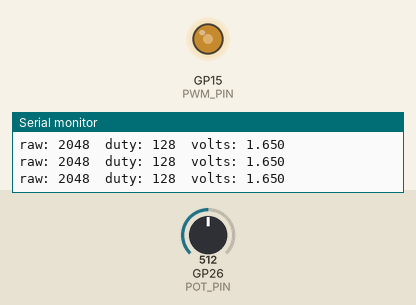
A program run on a simulated Raspberry Pi Pico. Shown: output pins drawn as LEDs (lit = HIGH), the last lines printed to the serial monitor. The inputs (shaded band) are chosen by the test bench; at power-on: GP26 (POT_PIN) = 512 (analog values on the 0–1023 scale).

Above: at 1.2 s.
1.3 s: GP26 (POT_PIN) set to 716
At 2.5 s:
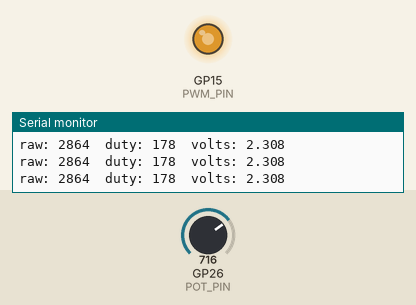
2.8 s: GP26 (POT_PIN) set to 900
At 3.9 s:
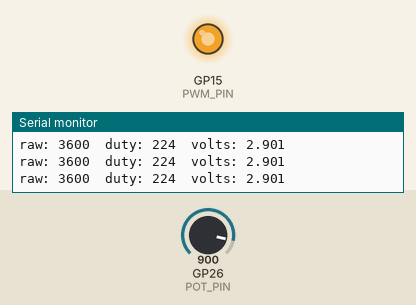
4.3 s: GP26 (POT_PIN) set to 190
At 4.7 s:
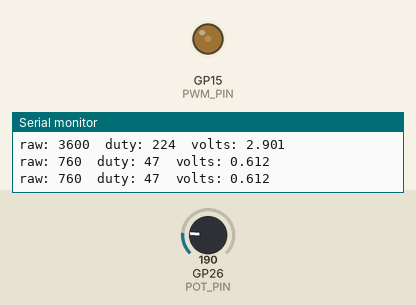
5.8 s: GP26 (POT_PIN) set to 0
At 7.2 s:
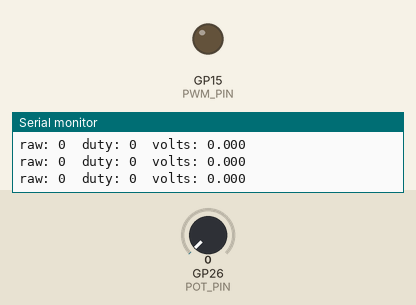
Timing chart, 0 to 8.3 s (numbered marks = the images above; inputs shaded):
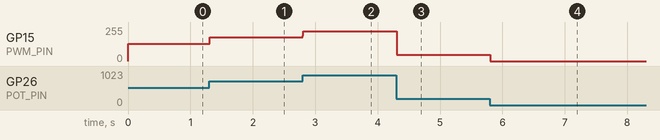

Measured:
- after the input at 1.3 s, GP15 (PWM_PIN): 128/255 → 178/255 at once
- after the input at 2.8 s, GP15 (PWM_PIN): 178/255 → 224/255 at once
- after the input at 4.3 s, GP15 (PWM_PIN): 224/255 → 47/255 at once
- after the input at 5.8 s, GP15 (PWM_PIN): 47/255 → 0/255 at once

The program:

main.cpp
```cpp
#include <Arduino.h>

// Pins (Pico)
const int POT_PIN = A0;      // GP26, ADC pin has been replaced
const int PWM_PIN = 15;      // GP15, only switch from prev project

// Settings
const float VREF   = 3.3f;
const int   ADCMAX = 4095;   // 12-bit 2^n  -1
//bool INVERT = true;         // true -> darker to brighter
// int seenMin = ADCMAX, seenMax = 0;
//const int MAX_STEP_UP = 5;
//const int MAX_SET_DOWN = 4;
//const int ALPHA = 0.005;
// float ema = -1;
//const int GAMMA = 1.4;
// the same but using a potentiometer to control dimmed lights.
void setup(){
    Serial.begin(115200);
    unsigned long t = millis();
    while(!Serial && millis() - t <  1500){
        //wait
    }
    analogReadResolution(12);
    pinMode(PWM_PIN, OUTPUT);
    analogWrite(PWM_PIN, 0);
    Serial.println("Turn the knob to change brightness!");
}

static uint16_t avg_adc(uint8_t n = 8, int pin = POT_PIN) {
  uint32_t sum = 0;
  for (uint8_t i = 0; i < n; ++i) {
    sum += analogRead(pin);        // 0..4095
  }
  return (uint16_t)(sum / n);
}

void loop(){
uint16_t raw = avg_adc(8, POT_PIN);
int duty = (int)lroundf((raw / (float)ADCMAX) * 255.0f);
duty = constrain(duty, 0, 255);
analogWrite(PWM_PIN, duty);
// debug
 static uint32_t tLast = 0;
  if (millis() - tLast >= 200) {
    tLast = millis();
    float volts = (raw * VREF) / ADCMAX;
    Serial.print("raw: "); Serial.print(raw);   Serial.print('\t');
    Serial.print("duty: ");  Serial.print(duty);  Serial.print('\t');
    Serial.print("volts: "); Serial.println(volts, 3);
  }

  delay(10);
}
```
